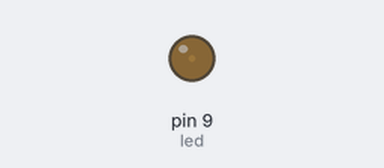
This sketch was run on a simulated Arduino Uno, built with avr-gcc and run on an emulated ATmega328P. Parts: output pins drawn as LEDs (lit = HIGH).

Above: at 0.05 s.
At 0.5 s:
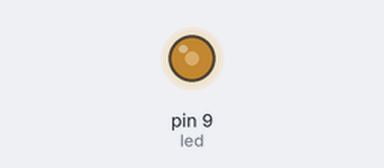
At 0.95 s:
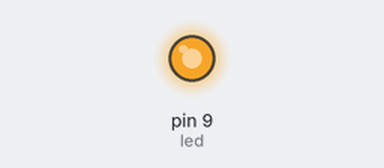
At 1.75 s:
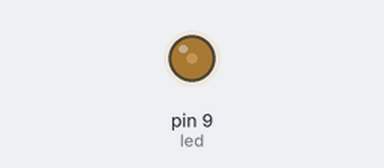
Timing chart, 0 to 4.6 s (numbered marks = the images above):
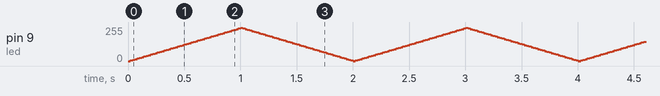

The sketch:

03-Fading.ino
```cpp
int led = 9,
    interval = 1000,
    increament = 5,
    value = 0;

void setup() {
  // put your setup code here, to run once:
  pinMode(led, OUTPUT);
}

void loop() {
  // put your main code here, to run repeatedly:
  analogWrite(led, value);
  value += increament;
  if (value >= 250) {
    increament = -5;
  }
  else if (value <= 0) {
    increament = 5;
  }
  delay(interval * abs(increament) / 250);
}
```
